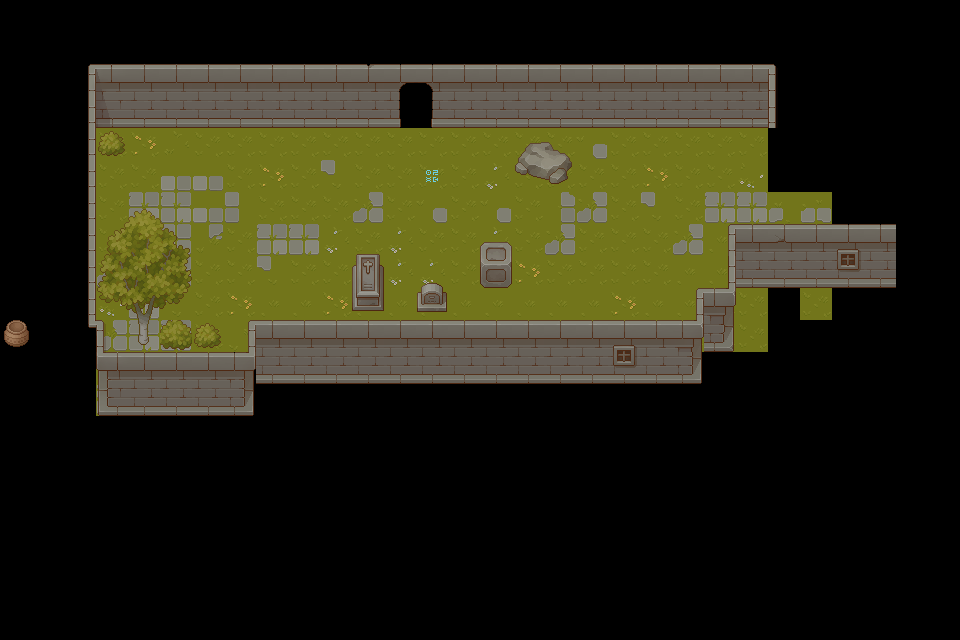

Rendered tile map (Tiled .tmx) drawn with the repository's tilesets; below, a short description and the full map source, tile grids included:
An orthogonal 30x20 tile map with 32x32 px tiles, 3 tile layers (Layer0, Layer1, Props), 1 hidden layer not drawn, 5 tilesets and 18 objects (HelpSign, Door, PlayerStartPoint, Save).

<map version="1.10" tiledversion="1.11.0" orientation="orthogonal" renderorder="right-down" width="30" height="20" tilewidth="32" tileheight="32" infinite="0" nextlayerid="9" nextobjectid="91">
 <editorsettings>
  <export target="export/map..tmj" format="json" />
 </editorsettings>
 <tileset firstgid="1" source="Grass.tsx" />
 <tileset firstgid="65" source="Wall.tsx" />
 <tileset firstgid="321" source="Plant.tsx" />
 <tileset firstgid="577" source="Props.tsx" />
 <tileset firstgid="833" source="Struct.tsx" />
 <layer id="1" name="Layer0" width="30" height="20" locked="1">
  <data encoding="csv">
0,0,0,0,0,0,0,0,0,0,0,0,0,0,0,0,0,0,0,0,0,0,0,0,0,0,0,0,0,0,
0,0,0,0,0,0,0,0,0,0,0,0,0,0,0,0,0,0,0,0,0,0,0,0,0,0,0,0,0,0,
0,0,0,0,0,0,0,0,0,0,0,0,0,0,0,0,0,0,0,0,0,0,0,0,0,0,0,0,0,0,
0,0,0,0,0,0,0,0,0,0,0,0,0,0,0,0,0,0,0,0,0,0,0,0,0,0,0,0,0,0,
0,0,0,26,30,18,26,26,26,26,26,26,26,26,26,26,26,26,56,26,26,26,26,26,0,0,0,0,0,0,
0,0,0,26,26,37,37,26,30,26,53,26,26,26,26,22,26,26,26,26,30,26,26,29,0,0,0,0,0,0,
0,0,0,26,34,34,37,36,26,26,26,61,26,56,26,56,26,43,61,26,53,26,34,34,55,38,0,0,0,0,
0,0,0,26,34,33,59,26,34,34,22,26,22,26,26,22,26,61,26,26,26,61,19,34,45,48,0,0,0,0,
0,0,0,61,34,33,26,26,53,26,26,26,22,22,26,26,30,26,26,26,26,19,19,26,26,0,0,0,0,0,
0,0,0,29,34,53,26,30,19,19,30,19,19,19,19,19,19,19,19,30,19,19,26,26,0,26,0,0,0,0,
0,0,0,61,34,34,26,10,10,10,10,10,10,29,10,10,10,10,10,10,10,26,26,26,0,0,0,0,0,0,
0,0,0,58,34,61,19,0,0,0,0,0,0,0,0,0,0,0,0,0,0,0,0,0,0,0,0,0,0,0,
0,0,0,34,26,26,19,0,0,0,0,0,0,0,0,0,0,0,0,0,0,0,0,0,0,0,0,0,0,0,
0,0,0,0,0,0,0,0,0,0,0,0,0,0,0,0,0,0,0,0,0,0,0,0,0,0,0,0,0,0,
0,0,0,0,0,0,0,0,0,0,0,0,0,0,0,0,0,0,0,0,0,0,0,0,0,0,0,0,0,0,
0,0,0,0,0,0,0,0,0,0,0,0,0,0,0,0,0,0,0,0,0,0,0,0,0,0,0,0,0,0,
0,0,0,0,0,0,0,0,0,0,0,0,0,0,0,0,0,0,0,0,0,0,0,0,0,0,0,0,0,0,
0,0,0,0,0,0,0,0,0,0,0,0,0,0,0,0,0,0,0,0,0,0,0,0,0,0,0,0,0,0,
0,0,0,0,0,0,0,0,0,0,0,0,0,0,0,0,0,0,0,0,0,0,0,0,0,0,0,0,0,0,
0,0,0,0,0,0,0,0,0,0,0,0,0,0,0,0,0,0,0,0,0,0,0,0,0,0,0,0,0,0
</data>
 </layer>
 <layer id="2" name="Layer1" width="30" height="20" locked="1">
  <data encoding="csv">
0,0,0,0,0,0,0,0,0,0,0,0,0,0,0,0,0,0,0,0,0,0,0,0,0,0,0,0,0,0,
0,0,0,0,0,0,0,0,0,0,0,0,0,0,0,0,0,0,0,0,0,0,0,0,0,0,0,0,0,0,
0,0,85,86,87,87,87,87,87,87,87,162,910,911,87,87,87,87,87,87,87,87,87,88,89,0,0,0,0,0,
0,0,101,102,103,103,103,103,103,103,103,103,926,927,103,103,103,103,103,103,103,103,103,103,105,0,0,0,0,0,
0,0,101,420,0,0,0,0,0,0,0,0,0,0,0,0,0,0,0,0,0,0,0,0,0,0,0,0,0,0,
0,0,101,0,0,0,0,0,0,0,0,0,0,0,0,0,0,0,0,0,0,0,0,0,0,0,0,0,0,0,
0,0,101,326,327,328,0,0,0,0,0,0,0,0,0,0,0,0,0,0,0,0,0,0,0,0,0,0,0,0,
0,0,101,342,343,344,0,0,0,0,0,0,0,0,0,0,0,0,0,0,0,0,85,115,164,115,167,115,0,0,
0,0,101,358,359,360,0,0,0,0,0,0,0,0,0,0,0,0,0,0,0,0,100,131,131,131,183,131,0,0,
0,0,101,374,375,376,0,0,0,0,0,0,0,0,0,0,0,0,0,0,0,85,126,0,0,0,0,0,0,0,
726,0,133,89,391,422,420,85,115,115,115,115,115,115,115,115,115,115,115,167,115,126,142,0,0,0,0,0,0,0,
0,0,0,114,115,115,115,116,131,131,131,131,131,131,131,131,131,131,131,183,131,132,0,0,0,0,0,0,0,0,
0,0,0,130,131,131,131,132,0,0,0,0,0,0,0,0,0,0,0,0,0,0,0,0,0,0,0,0,0,0,
0,0,0,0,0,0,0,0,0,0,0,0,0,0,0,0,0,0,0,0,0,0,0,0,0,0,0,0,0,0,
0,0,0,0,0,0,0,0,0,0,0,0,0,0,0,0,0,0,0,0,0,0,0,0,0,0,0,0,0,0,
0,0,0,0,0,0,0,0,0,0,0,0,0,0,0,0,0,0,0,0,0,0,0,0,0,0,0,0,0,0,
0,0,0,0,0,0,0,0,0,0,0,0,0,0,0,0,0,0,0,0,0,0,0,0,0,0,0,0,0,0,
0,0,0,0,0,0,0,0,0,0,0,0,0,0,0,0,0,0,0,0,0,0,0,0,0,0,0,0,0,0,
0,0,0,0,0,0,0,0,0,0,0,0,0,0,0,0,0,0,0,0,0,0,0,0,0,0,0,0,0,0,
0,0,0,0,0,0,0,0,0,0,0,0,0,0,0,0,0,0,0,0,0,0,0,0,0,0,0,0,0,0
</data>
 </layer>
 <layer id="4" name="Props" class="Props" width="30" height="20" locked="1">
  <data encoding="csv">
0,0,0,0,0,0,0,0,0,0,0,0,0,0,0,0,0,0,0,0,0,0,0,0,0,0,0,0,0,0,
0,0,0,0,0,0,0,0,0,0,0,0,0,0,0,0,0,0,0,0,0,0,0,0,0,0,0,0,0,0,
0,0,0,0,0,0,0,0,0,0,0,0,0,0,0,0,0,0,0,0,0,0,0,0,0,0,0,0,0,0,
0,0,0,0,0,0,0,0,0,0,0,0,0,0,0,0,0,0,0,0,0,0,0,0,0,0,0,0,0,0,
0,0,0,0,0,0,0,0,0,0,0,0,0,0,0,0,785,786,0,0,0,0,0,0,0,0,0,0,0,0,
0,0,0,0,0,0,0,0,0,0,0,0,0,715,0,0,801,802,0,590,0,0,0,0,0,0,0,0,0,0,
0,0,0,0,0,0,0,0,0,0,0,0,0,0,0,0,0,0,0,0,0,0,0,0,0,0,0,0,0,0,
0,0,0,0,0,0,0,0,0,0,0,650,0,0,0,730,0,0,0,0,0,0,0,0,0,0,0,0,0,0,
0,0,0,0,0,0,0,0,0,0,0,666,0,698,0,746,0,0,0,0,0,0,0,0,0,0,0,0,0,0,
0,0,0,0,0,0,0,0,0,0,0,682,0,714,0,0,0,0,0,0,0,0,0,0,0,0,0,0,0,0,
0,0,0,0,0,0,0,0,0,0,0,0,0,0,0,0,0,0,0,0,0,0,0,0,0,0,0,0,0,0,
0,0,0,0,0,0,0,0,0,0,0,0,0,0,0,0,0,0,0,0,0,0,0,0,0,0,0,0,0,0,
0,0,0,0,0,0,0,0,0,0,0,0,0,0,0,0,0,0,0,0,0,0,0,0,0,0,0,0,0,0,
0,0,0,0,0,0,0,0,0,0,0,0,0,0,0,0,0,0,0,0,0,0,0,0,0,0,0,0,0,0,
0,0,0,0,0,0,0,0,0,0,0,0,0,0,0,0,0,0,0,0,0,0,0,0,0,0,0,0,0,0,
0,0,0,0,0,0,0,0,0,0,0,0,0,0,0,0,0,0,0,0,0,0,0,0,0,0,0,0,0,0,
0,0,0,0,0,0,0,0,0,0,0,0,0,0,0,0,0,0,0,0,0,0,0,0,0,0,0,0,0,0,
0,0,0,0,0,0,0,0,0,0,0,0,0,0,0,0,0,0,0,0,0,0,0,0,0,0,0,0,0,0,
0,0,0,0,0,0,0,0,0,0,0,0,0,0,0,0,0,0,0,0,0,0,0,0,0,0,0,0,0,0,
0,0,0,0,0,0,0,0,0,0,0,0,0,0,0,0,0,0,0,0,0,0,0,0,0,0,0,0,0,0
</data>
 </layer>
 <layer id="8" name="Interactable" class="Debug" width="30" height="20" visible="0" locked="1">
  <data encoding="csv">
0,0,0,0,0,0,0,0,0,0,0,0,0,0,0,0,0,0,0,0,0,0,0,0,0,0,0,0,0,0,
0,0,0,0,0,0,0,0,0,0,0,0,0,0,0,0,0,0,0,0,0,0,0,0,0,0,0,0,0,0,
0,0,0,0,0,0,0,0,0,0,0,0,0,0,0,0,0,0,0,0,0,0,0,0,0,0,0,0,0,0,
0,0,0,0,0,0,0,0,0,0,0,0,0,0,0,0,0,0,0,0,0,0,0,0,0,0,0,0,0,0,
0,0,0,0,0,0,0,0,0,0,0,0,0,0,0,0,785,786,0,0,0,0,0,0,0,0,0,0,0,0,
0,0,0,0,0,0,0,0,0,0,0,0,0,715,660,0,801,802,0,590,591,592,0,0,0,0,0,0,0,0,
0,0,0,0,0,0,0,0,0,0,0,0,0,0,0,0,0,0,0,606,607,608,0,0,0,0,0,0,0,0,
0,0,0,0,0,0,0,0,0,0,0,650,0,0,0,730,0,0,0,622,623,624,0,0,0,0,0,0,0,0,
0,0,0,0,0,0,0,0,0,0,0,666,0,698,0,746,0,0,0,0,0,0,0,0,0,0,0,0,0,0,
0,0,0,0,0,0,0,0,0,0,0,682,0,714,0,0,0,0,0,0,0,0,0,0,0,0,0,0,0,0,
0,0,0,0,0,0,0,0,0,0,0,0,0,0,0,0,0,0,0,0,0,0,0,0,0,0,0,0,0,0,
0,0,0,0,0,0,0,0,0,0,0,0,0,0,0,0,0,0,0,0,0,0,0,0,0,0,0,0,0,0,
0,0,0,0,0,0,0,0,0,0,0,0,0,0,0,0,0,0,0,0,0,0,0,0,0,0,0,0,0,0,
0,0,0,0,0,0,0,0,0,0,0,0,0,0,0,0,0,0,0,0,0,0,0,0,0,0,0,0,0,0,
0,0,0,0,0,0,0,0,0,0,0,0,0,0,0,0,0,0,0,0,0,0,0,0,0,0,0,0,0,0,
0,0,0,0,0,0,0,0,0,0,0,0,0,0,0,0,0,0,0,0,0,0,0,0,0,0,0,0,0,0,
0,0,0,0,0,0,0,0,0,0,0,0,0,0,0,0,0,0,0,0,0,0,0,0,0,0,0,0,0,0,
0,0,0,0,0,0,0,0,0,0,0,0,0,0,0,0,0,0,0,0,0,0,0,0,0,0,0,0,0,0,
0,0,0,0,0,0,0,0,0,0,0,0,0,0,0,0,0,0,0,0,0,0,0,0,0,0,0,0,0,0,
0,0,0,0,0,0,0,0,0,0,0,0,0,0,0,0,0,0,0,0,0,0,0,0,0,0,0,0,0,0
</data>
 </layer>
 <objectgroup id="5" name="Wall" class="Wall">
  <object id="70" x="480" y="256" width="32" height="32" />
  <object id="73" x="256" y="320" width="448" height="64" />
  <object id="75" x="0" y="320" width="32" height="32" />
  <object id="76" x="96" y="64" width="672" height="64" />
  <object id="77" x="728" y="224" width="168" height="64" />
  <object id="78" x="696" y="288" width="40" height="64" />
  <object id="79" x="416" y="288" width="32" height="24" />
  <object id="80" x="352" y="264" width="32" height="48" />
  <object id="83" x="104" y="136" width="16" height="16" />
  <object id="85" x="72" y="64" width="24" height="256" />
  <object id="87" x="72" y="320" width="32" height="96" />
  <object id="88" x="104" y="352" width="152" height="64" />
  <object id="89" x="160" y="320" width="32" height="32" />
  <object id="90" x="200" y="328" width="16" height="16" />
 </objectgroup>
 <objectgroup id="6" name="Locations" class="Locations" visible="0">
  <object id="56" name="Sign A" type="HelpSign" x="464" y="176" />
  <object id="59" name="Door A" type="Door" x="416" y="104" />
  <object id="60" name="StartPoint" type="PlayerStartPoint" x="336" y="209" />
  <object id="62" name="Save 1" type="Save" x="656" y="240" />
 </objectgroup>
</map>
